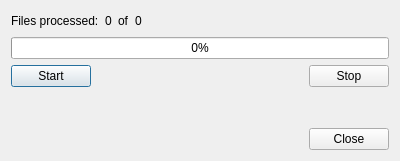
<?xml version="1.0" encoding="UTF-8"?>
<ui version="4.0">
 <class>DlgDurationScan</class>
 <widget class="QDialog" name="DlgDurationScan">
  <property name="geometry">
   <rect>
    <x>0</x>
    <y>0</y>
    <width>400</width>
    <height>161</height>
   </rect>
  </property>
  <property name="windowTitle">
   <string>Duration Scan</string>
  </property>
  <layout class="QVBoxLayout" name="verticalLayout">
   <item>
    <layout class="QHBoxLayout" name="horizontalLayout_3">
     <item>
      <widget class="QLabel" name="label">
       <property name="text">
        <string>Files processed:</string>
       </property>
      </widget>
     </item>
     <item>
      <widget class="QLabel" name="lblProcessed">
       <property name="text">
        <string>0</string>
       </property>
      </widget>
     </item>
     <item>
      <widget class="QLabel" name="label_3">
       <property name="text">
        <string>of</string>
       </property>
      </widget>
     </item>
     <item>
      <widget class="QLabel" name="lblTotal">
       <property name="text">
        <string>0</string>
       </property>
      </widget>
     </item>
     <item>
      <spacer name="horizontalSpacer_2">
       <property name="orientation">
        <enum>Qt::Horizontal</enum>
       </property>
       <property name="sizeHint" stdset="0">
        <size>
         <width>40</width>
         <height>20</height>
        </size>
       </property>
      </spacer>
     </item>
    </layout>
   </item>
   <item>
    <widget class="QProgressBar" name="progressBar">
     <property name="value">
      <number>0</number>
     </property>
    </widget>
   </item>
   <item>
    <layout class="QHBoxLayout" name="horizontalLayout">
     <item>
      <widget class="QPushButton" name="buttonStart">
       <property name="text">
        <string>Start</string>
       </property>
      </widget>
     </item>
     <item>
      <spacer name="horizontalSpacer_3">
       <property name="orientation">
        <enum>Qt::Horizontal</enum>
       </property>
       <property name="sizeHint" stdset="0">
        <size>
         <width>40</width>
         <height>20</height>
        </size>
       </property>
      </spacer>
     </item>
     <item>
      <widget class="QPushButton" name="buttonStop">
       <property name="text">
        <string>Stop</string>
       </property>
      </widget>
     </item>
    </layout>
   </item>
   <item>
    <spacer name="verticalSpacer">
     <property name="orientation">
      <enum>Qt::Vertical</enum>
     </property>
     <property name="sizeHint" stdset="0">
      <size>
       <width>20</width>
       <height>40</height>
      </size>
     </property>
    </spacer>
   </item>
   <item>
    <layout class="QHBoxLayout" name="horizontalLayout_2">
     <item>
      <spacer name="horizontalSpacer">
       <property name="orientation">
        <enum>Qt::Horizontal</enum>
       </property>
       <property name="sizeHint" stdset="0">
        <size>
         <width>40</width>
         <height>20</height>
        </size>
       </property>
      </spacer>
     </item>
     <item>
      <widget class="QPushButton" name="buttonClose">
       <property name="text">
        <string>Close</string>
       </property>
      </widget>
     </item>
    </layout>
   </item>
  </layout>
 </widget>
 <resources/>
 <connections/>
</ui>
